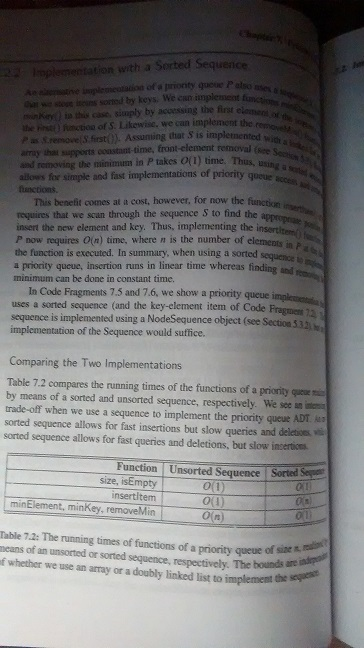
#> input picture SampleImage1.jpg, 364 x 648 px
$ python Thresholding.py
#> lines starting #> are read from the running program, lines starting #| are printed output that depends on the picture; after the words box and inside, x2 and y2 are one past the last pixel; in counts of white or black regions, pixels touching at a corner belong together
import cv2
import numpy as np

img = cv2.imread('SampleImage1.jpg')
#> img is the input picture: shape (648, 364, 3); mean B, G, R 118, 117.6, 118.4
retval, threshold = cv2.threshold(img,200,255,cv2.THRESH_BINARY)
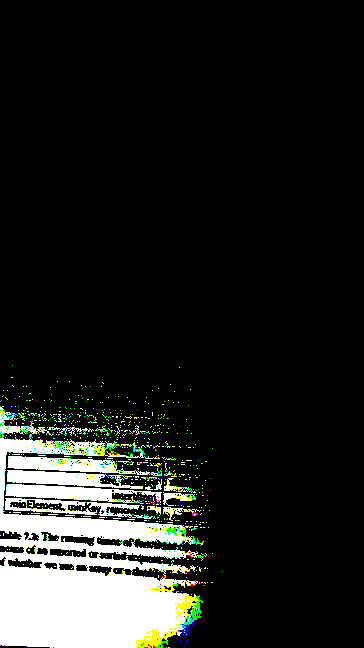
#> threshold: shape (648, 364, 3); mean B, G, R 30.6, 33.1, 31.8

grayscaled = cv2.cvtColor(img,cv2.COLOR_BGR2GRAY)
retval2, threshold2 = cv2.threshold(grayscaled, 200, 255, cv2.THRESH_BINARY)
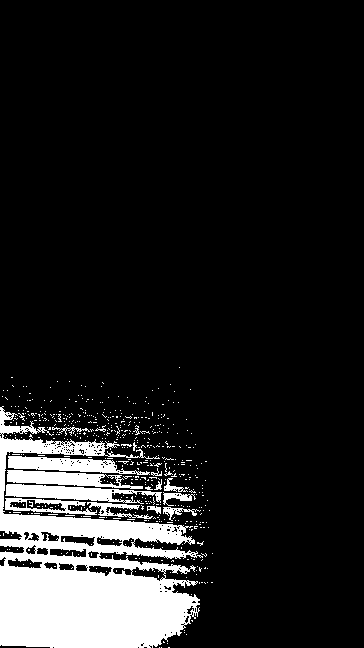
#> threshold2: shape (648, 364); 12.7% white; 538 white regions (521 under 20 px), largest, box (x1, y1, x2, y2) and area: (0, 406, 203, 648) 22730, (5, 484, 162, 504) 1580, (8, 456, 150, 475) 1405

gaus = cv2.adaptiveThreshold(grayscaled,255,cv2.ADAPTIVE_THRESH_GAUSSIAN_C,cv2.THRESH_BINARY,101,1)
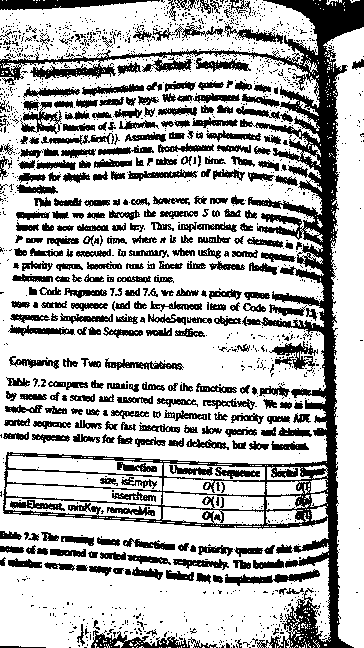
#> gaus: shape (648, 364); 71.2% white; 1585 black regions (1244 under 20 px), largest, box (x1, y1, x2, y2) and area: (0, 0, 364, 648) 24139, (0, 0, 160, 10) 1004, (91, 630, 190, 648) 759

retval3, otsu = cv2.threshold(grayscaled,125,255,cv2.THRESH_BINARY+cv2.THRESH_OTSU)
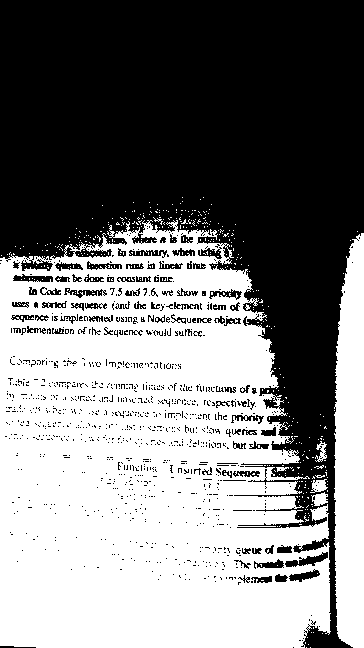
#> otsu: shape (648, 364); 50.1% white; 1048 black regions (954 under 20 px), largest, box (x1, y1, x2, y2) and area: (0, 0, 364, 648) 108882, (285, 552, 328, 567) 279, (13, 274, 53, 282) 206
#> retval3 = 117

cv2.imshow('original',img)
cv2.imshow('threshold',threshold)
cv2.imshow('threshold2',threshold2)
cv2.imshow('gaus',gaus)
cv2.imshow('otsu',otsu)
cv2.waitKey(0)
cv2.destroyAllWindows()

$ run again, with SampleImage2.jpg copied over SampleImage1.jpg
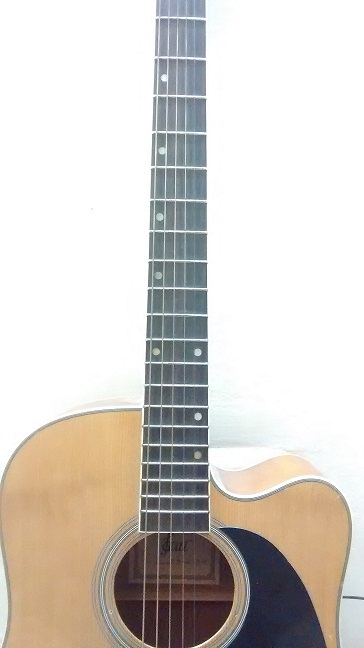
#> input picture SampleImage2.jpg, 364 x 648 px
#> img is the input picture: shape (648, 364, 3); mean B, G, R 201.1, 206.8, 211.9
#> `retval2, threshold2 = cv2.threshold(grayscaled, 200, 255, cv2.THRESH_B..`:
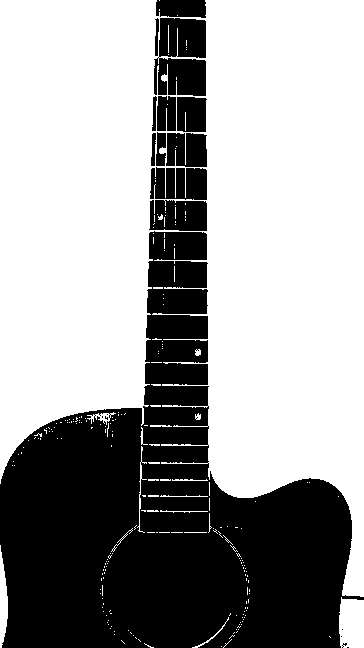
#> threshold2: shape (648, 364); 62.3% white; 19 black regions (7 under 20 px), largest, box (x1, y1, x2, y2) and area: (0, 231, 364, 648) 77822, (154, 18, 206, 96) 3458, (150, 167, 207, 200) 1632
#> gaus: shape (648, 364); 73.8% white; 540 black regions (425 under 20 px), largest, box (x1, y1, x2, y2) and area: (0, 408, 142, 648) 11102, (213, 527, 327, 648) 6818, (210, 472, 352, 648) 4798
#> `retval3, otsu = cv2.threshold(grayscaled,125,255,cv2.THRESH_BINARY+cv2..`:
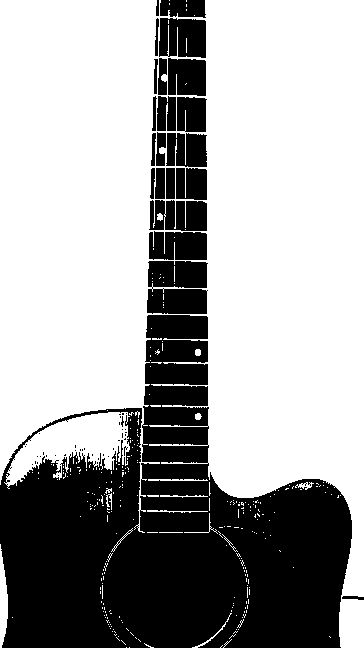
#> otsu: shape (648, 364); 64.8% white; 60 black regions (38 under 20 px), largest, box (x1, y1, x2, y2) and area: (0, 315, 352, 648) 67704, (147, 261, 208, 314) 2954, (159, 18, 206, 58) 1669
#> retval3 = 189

$ run again, with SampleImage3.jpg copied over SampleImage1.jpg
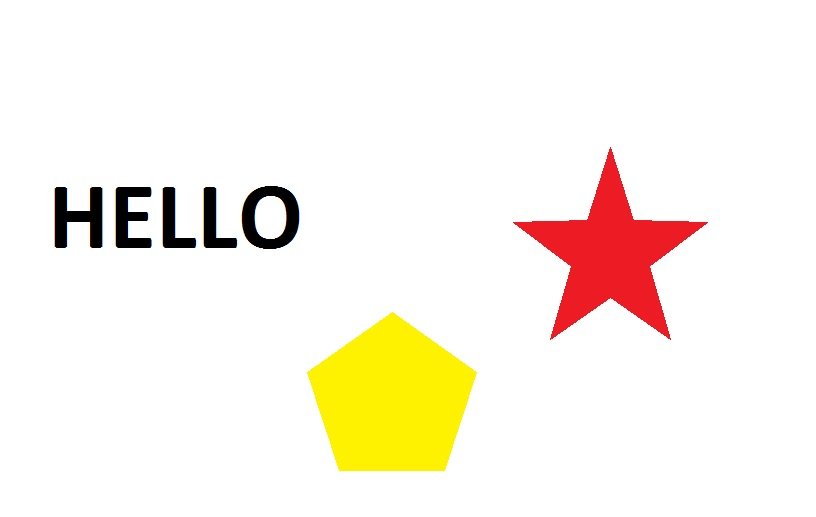
#> input picture SampleImage3.jpg, 816 x 517 px
#> img is the input picture: shape (517, 816, 3); mean B, G, R 232.8, 243.2, 250.1
#> `retval2, threshold2 = cv2.threshold(grayscaled, 200, 255, cv2.THRESH_B..`:
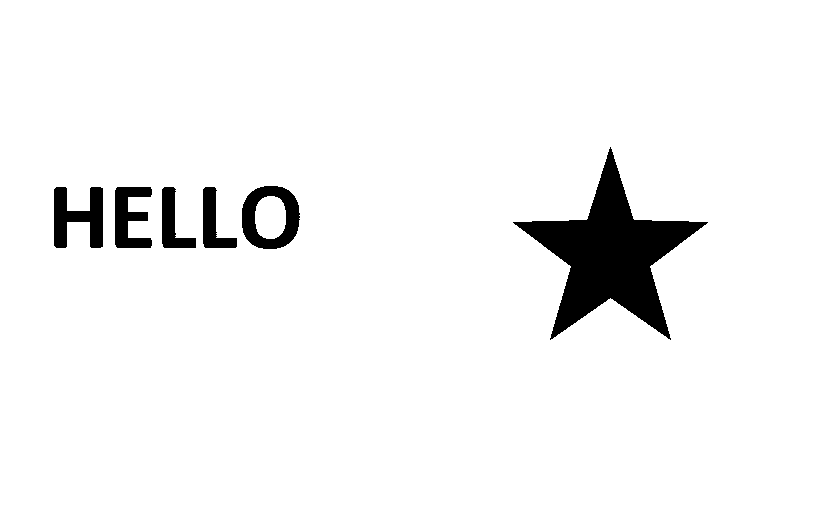
#> threshold2: shape (517, 816); 95.2% white; 6 black regions, box (x1, y1, x2, y2) and area: (513, 147, 708, 340) 12949, (242, 186, 300, 249) 1918, (54, 187, 103, 248) 1825, (115, 187, 152, 248) 1437, (162, 187, 196, 248) 999, (203, 187, 237, 248) 997
#> gaus: shape (517, 816); 92.1% white; 7 black regions, largest, box (x1, y1, x2, y2) and area: (307, 312, 477, 471) 13676, (513, 147, 708, 340) 12950, (242, 186, 299, 249) 1891
#> `retval3, otsu = cv2.threshold(grayscaled,125,255,cv2.THRESH_BINARY+cv2..`:
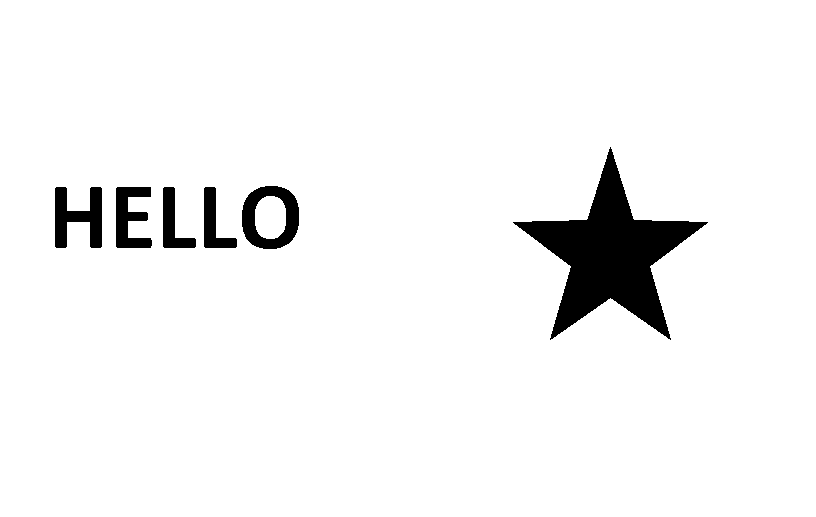
#> otsu: shape (517, 816); 95.3% white; 6 black regions, box (x1, y1, x2, y2) and area: (513, 147, 708, 340) 12949, (242, 186, 299, 249) 1875, (55, 187, 102, 248) 1709, (116, 187, 152, 248) 1374, (163, 187, 196, 248) 937, (204, 187, 237, 248) 937
#> retval3 = 156
